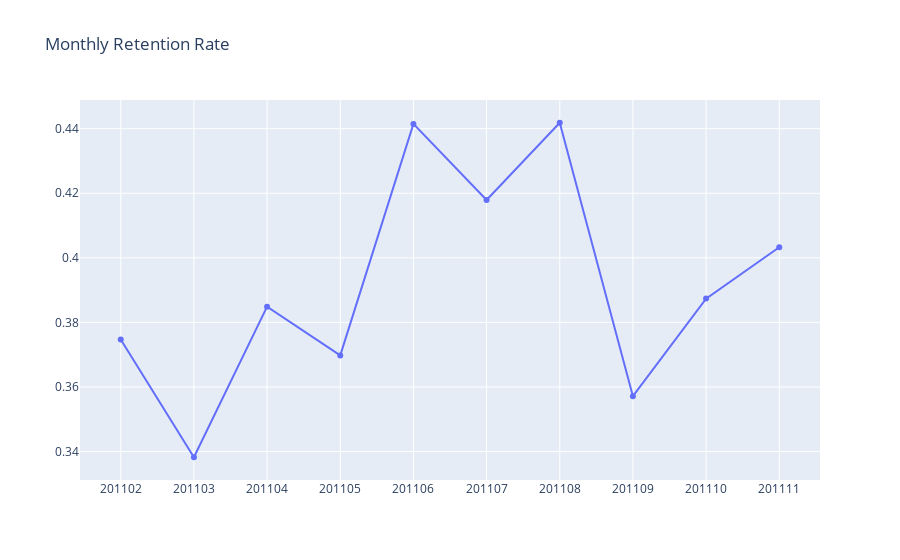

Write notebook code for a chart like this one.
### Code cell
#plot the retention rate graph
plot_data = [
    go.Scatter(
        x=retail_retention.query("InvoiceYearMonth<201112")['InvoiceYearMonth'],
        y=retail_retention.query("InvoiceYearMonth<201112")['RetentionRate'],
        name="organic"
    )
    
]

plot_layout = go.Layout(
        xaxis={"type": "category"},
        title='Monthly Retention Rate'
    )
fig = go.Figure(data=plot_data, layout=plot_layout)
pyoff.iplot(fig)

### Figure 1 — Plotly figure (JSON) as saved in the notebook; plotly's stock layout.template omitted (floating-point values rounded to 4 significant figures)
{"data": [{"name": "organic", "type": "scatter", "x": [201102, 201103, 201104, 201105, 201106, 201107, 201108, 201109, 201110, 201111], "y": [0.3747, 0.3382, 0.3849, 0.3698, 0.4415, 0.4179, 0.4418, 0.3571, 0.3874, 0.4033]}], "layout": {"title": {"text": "Monthly Retention Rate"}, "xaxis": {"type": "category"}}}
